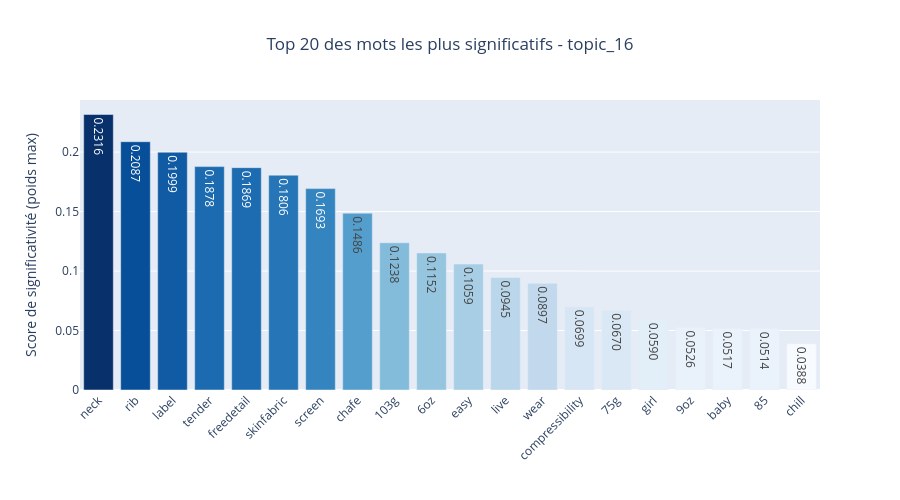

The code cell stored with this chart in its notebook:
### Code cell
import plotly.express as px

# 🔧 Paramètre : choisis le topic à afficher
topic_to_plot = "topic_16"  # ici topic 16

# Filtrer les mots du topic + trier par poids décroissant : 20 meilleurs
top_words = (df_dominant[df_dominant['topic_dominant'] == topic_to_plot]
             .sort_values(by='poids_max', ascending=False)
             .head(20)) 

# Graphique avec le style TF-IDF
fig = px.bar(
    top_words,
    x='mot',                               
    y='poids_max',                          
    text='poids_max',                       
    title=f'Top 20 des mots les plus significatifs - {topic_to_plot}',  
    labels={'mot': 'Mot', 'poids_max': 'Score de significativité (poids max)'},  
    color='poids_max',                     
    color_continuous_scale='Blues'          
)

# Mise en page identique à ton TF-IDF
fig.update_layout(
    xaxis_tickangle=-45,                     # mots inclinés
    xaxis_title='',                          
    yaxis_title='Score de significativité (poids max)',
    uniformtext_minsize=10,
    uniformtext_mode='hide',
    title_x=0.5,                            
    height=500,
    coloraxis_showscale=False               
)

fig.update_traces(texttemplate='%{text:.4f}')


fig.show()

### Figure 1 — Plotly figure (JSON) as saved in the notebook; plotly's stock layout.template omitted (floating-point values rounded to 4 significant figures)
{"data": [{"hovertemplate": "Mot=%{x}<br>Score de significativité (poids max)=%{marker.color}<extra></extra>", "legendgroup": "", "marker": {"color": [0.2316, 0.2087, 0.1999, 0.1878, 0.1869, 0.1806, 0.1693, 0.1486, 0.1238, 0.1152, 0.1059, 0.0945, 0.08969, 0.06994, 0.06704, 0.05902, 0.05258, 0.05174, 0.05139, 0.03883], "coloraxis": "coloraxis", "pattern": {"shape": ""}}, "name": "", "orientation": "v", "showlegend": false, "text": [0.2316, 0.2087, 0.1999, 0.1878, 0.1869, 0.1806, 0.1693, 0.1486, 0.1238, 0.1152, 0.1059, 0.0945, 0.08969, 0.06994, 0.06704, 0.05902, 0.05258, 0.05174, 0.05139, 0.03883], "textposition": "auto", "texttemplate": "%{text:.4f}", "type": "bar", "x": ["neck", "rib", "label", "tender", "freedetail", "skinfabric", "screen", "chafe", "103g", "6oz", "easy", "live", "wear", "compressibility", "75g", "girl", "9oz", "baby", "85", "chill"], "xaxis": "x", "y": [0.2316, 0.2087, 0.1999, 0.1878, 0.1869, 0.1806, 0.1693, 0.1486, 0.1238, 0.1152, 0.1059, 0.0945, 0.08969, 0.06994, 0.06704, 0.05902, 0.05258, 0.05174, 0.05139, 0.03883], "yaxis": "y"}], "layout": {"barmode": "relative", "coloraxis": {"colorbar": {"title": {"text": "Score de significativité (poids max)"}}, "colorscale": [[0, "rgb(247,251,255)"], [0.125, "rgb(222,235,247)"], [0.25, "rgb(198,219,239)"], [0.375, "rgb(158,202,225)"], [0.5, "rgb(107,174,214)"], [0.625, "rgb(66,146,198)"], [0.75, "rgb(33,113,181)"], [0.875, "rgb(8,81,156)"], [1, "rgb(8,48,107)"]], "showscale": false}, "height": 500, "legend": {"tracegroupgap": 0}, "title": {"text": "Top 20 des mots les plus significatifs - topic_16", "x": 0.5}, "uniformtext": {"minsize": 10, "mode": "hide"}, "xaxis": {"anchor": "y", "domain": [0, 1], "tickangle": -45, "title": {"text": ""}}, "yaxis": {"anchor": "x", "domain": [0, 1], "title": {"text": "Score de significativité (poids max)"}}}}
